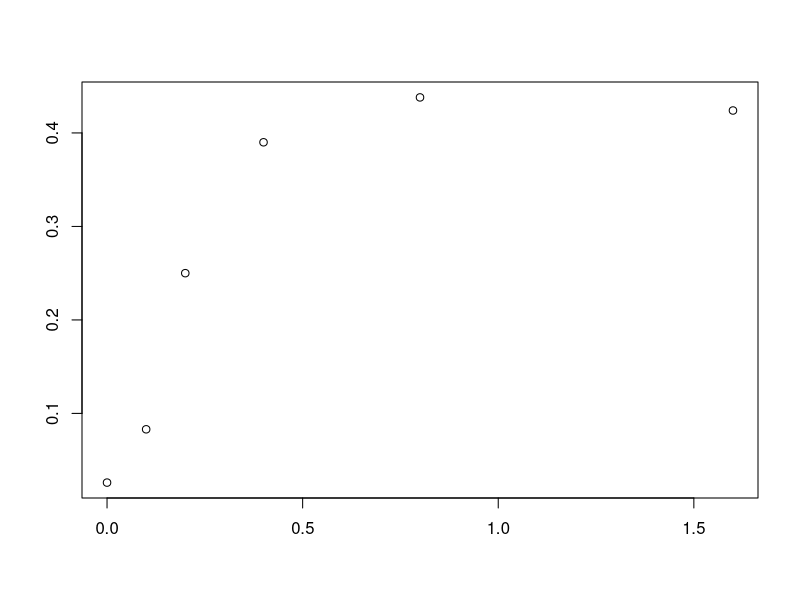
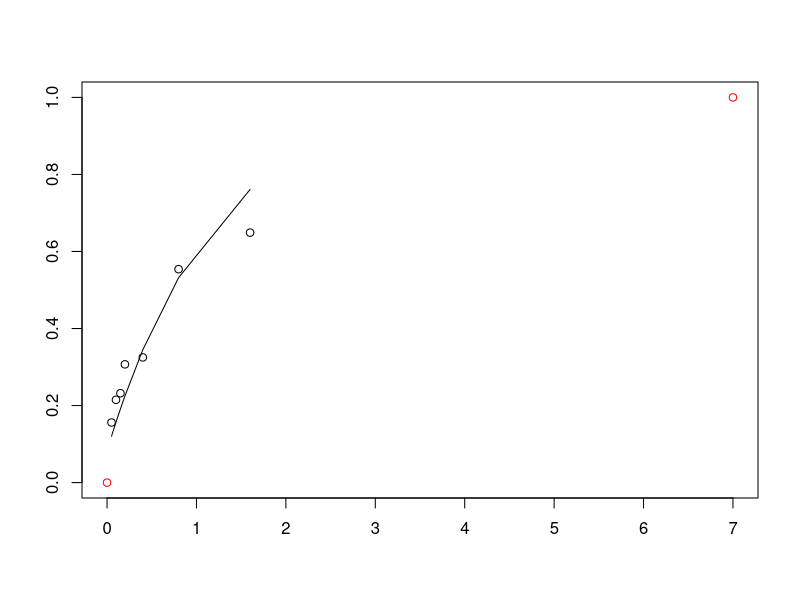

R code for these plots, in order:
##This is free, open-source software under GNU GPLv3. It comes with no warranty. Concerns radiogenic mouse HG tumorigenesis
#Written by Mark Ebert and Ray Sachs, summer 2017.
rm(list=ls())
ddfr=data.frame( #data used in Chang16=Chang et al."Harderian Gland..." Rad Res 185(5): 449-460 (2016)  
  Dose=c(0.2,0.4,0.6,1.2,2.4,3.2,5.1,7,0.05,0.1,0.15,0.2,0.4,0.8,1.6,0.05,0.1,0.2,0.4,0,0.1,0.2,0.4,0.8,1.6,0.4,0.8,1.6,3.2,0.05,0.1,0.2,0.4,0.8,0.1,0.2,0.4,0.8,0.1,0.2,0.4,0.04,0.08,0.16,0.32,0.033,0.066,0.13,0.26,0.52,.2, .4, .6),
  HG=c(0.091,0.045,0.101,0.169,0.347,0.431,0.667,0.623,0.156,0.215,0.232,0.307,0.325,0.554,0.649,0.123,0.145,0.207,0.31,0.026,0.083,0.25,0.39,0.438,0.424,0.093,0.195,0.302,0.292,0.109,0.054,0.066,0.128,0.286,0.183,0.167,0.396,0.536,0.192,0.234,0.317,0.092,0.131,0.124,0.297,0.082,0.088,0.146,0.236,0.371,.154,.132,.333),#HG prevalence as defined in 16Chang
  NWeight=c(520,2048,1145,584,313,232,293,221,1162,877,455,409,374,223,320,742,661,347,131,6081,1091,251,244,191,131,645,255,199,111,649,378,973,833,201,468,381,197,109,496,257,185,1902,1063,884,350,1767,1408,874,299,261,322,206,67),#nominal weight for weighted least squaresregression; see [Alpen et al. "Tumorigenic potential of high-Z, high-LET charged-particle radiations." Rad Res 136(3):382-391.(1993)], "Alp" for short and the earlier Lanthanum data
  index=c(rep(1,8),rep(0,17), rep(1,4),  rep(0,24)),#index=0 for Z>3 ions, index=1 for proton p (=1H1) and 2HE4 ions
  L=c(rep(1.6,8),rep(193,7),rep(250,4),rep(195,6),rep(0.4,4),rep(25,5),rep(464,4),rep(193,3),rep(70,4),rep(100,5),rep(953,3)), ##L=LET=LET_infinity=stopping power
  Z=c(rep(2,8),rep(26,17),rep(1,4),rep(10,5),rep(43,4),rep(26,3),rep(14,4),rep(22,5),rep(57,3)),#proton #, e.g. 2 for 2He4
  Zeff=c(rep("TBD",53)),# effective ion charge according to the formula of W.H Barkas. Zeff <= Z. Calculated below
  beta=c(rep("TBD",53)),# ion speed, relative to speed of light, calculated below
  MeVperu=c(rep(228,8),rep(600,7),rep(300,4),rep(600,6),rep(250,4),rep(670,5),rep(600,4),rep(600,3),rep(260,4),rep(1000,5),rep(593,3)),#Kinetic energy in MeV, divided by atomic mass, e.g. divided by 4u=4x931.5 MeV/c^2 for 2He4
  Katz=c(rep("TBD",53)),#for fully ionized nuclei, Katz's Z^2/beta^2, Calculated below. It is part of the Bethe Barkas Bloch equation for stopping power. Our calculations don't use Katz, but many similar calculations do.
  ion=c(rep("He4",8),rep("Fe56",17),rep("p",4),rep("Ne20",5),rep("Nb93",4),rep("Fe56",3),rep("Si28",4),rep("Ti48",5),rep("La139",3)),
  comments=c("AlpLooksOK",rep("",7),"AlplooksOK",rep('',11),"Alp.no.iso", "not in Cuc (or Chang?)",rep("",3),"Chang all OK?",rep('',24),"Alp","",'')) 
Y=0.001*ddfr[,"MeVperu"]# convert to GeV/u for convenience in a calculation
ddfr[,"Katz"]=round((ddfr[,"Z"])^2*(2.57*Y^2+4.781*Y+2.233)/(2.57*Y^2+4.781*Y),2)#special relativistic calculation of Z^2/beta^2. The numerics include conversion from GeV to joules and from u to kg.
ddfr[,"beta"]=round(ddfr[,"Z"]*sqrt(1/ddfr[,"Katz"]),3)#i.e. Z*sqrt(beta^2/Z^2)
ddfr[,"Zeff"]=round(ddfr[,"Z"]*(1-exp(-125*ddfr[,"Z"]^(-2.0/3))),2)#Barkas formula for Zeff; for us Zeff is almost Z

### temporary chunk to enable visual tests of ddfr
aa=20;bb=25# checking ddfr for individual ions against graphs in 93Alp, 16Chang, and the new paper 17CucNTEhiRisk
plot(ddfr[aa:bb,"Dose"],ddfr[aa:bb,"HG"], ann='F') #example for checking ddfr
####

ddfra=ddfr[c(1:19,26:53),] ##removes the zero dose case and the no isograft data

######Mark: Here our model; works very well. could omit (1-exp(-150*phi*Dose/L) (=1 at every observed dose point !=0)
phi=3e3#controls how fast NTE build up from zero; not really needed since 150*phi*Dose/L>>1 at every observed Dose !=0  
IDERm=nls(HG~1-exp(-0.01*(2.75+(1-index)*aa1*L*Dose*exp(-aa2*L) +index*bb*Dose^2*exp(-ll0*Dose)+
                            (1-exp(-150*phi*Dose/L))*(1-index)*kk1)),data=ddfra, weights=NWeight,
  start=list(aa1=.9,aa2=.01,bb=4.5,ll0=.2, kk1=0.048))#calibrating parameters; only need 5 parameters for very good results
summary(IDERm,correlation=T); vcov(IDERm)# parameter values & accuracy; variance-covariance matrix
cc=coef(IDERm)#calibrated central values of the 5 parameters
HH=function(Dose,L,index){
  0.01*(2.75+(1-index)*cc[1]*L*Dose*exp(-cc[2]*L) +index*cc[3]*Dose^2*exp(-cc[4]*Dose)+
           (1-exp(-150*phi*Dose/L))*(1-index)*cc[5])
}
HGc=function(Dose,L,index) 1-exp(-HH(Dose,L,index))##this is the calibrated model. 

HHs=function(Dose,L,index){                 #Calculate slopes fpr later use in calculating I(d)
  0.01*((1-index)*cc[1]*L*exp(-cc[2]*L)+index*cc[3]*(2*Dose-cc[4]*Dose^2)*exp(-cc[4]*Dose)+
          exp(-150*phi*Dose/L)*(1-index)*cc[5]*150*phi/L)
  }
#Next is just a check that the derivative behaves the way it should.
L=1.400;index=1; Dose=0.01*1:1000# or, e.g. L=100; index=0; Dose=0.01*1:300 for a heavy ion
L=100; index=0; Dose=0.01*1:300
HHv=HH(Dose,L,index)
HHv2=c(0,HHv[1:(length(Dose)-1)])
DDer=(HHv-HHv2)
DDera=HHs(Dose-.005,L,index)
tail(DDer); tail(DDera)
###### end derivative check. Seems to be fine; we can take this whole bit out pretty soon. The next bit is from Dae.
 
#We will adapt his use of ode() and uniroot() to our model and our data but all the rest of from Dae is irrelevant to us.
MIXIDER_function = function(r, L, Z.beta, d = seq(0, 0.2, by = 0.001), eta0 = 1.300771e-04, eta1 = 3.164156e-03, sig0 = 2.481817e+00, kap = 2.565276e+02) {
  dE=function(yini,State,Pars){
    eta0 = eta0; eta1 = eta1; sig0 = sig0; kap = kap
    with(as.list(c(State, Pars)), {
      P = vector(length = length(L))
      sig = vector(length = length(L))
      etaa = vector(length = length(L))
      u = vector(length = length(L))
      for (i in 1:length(L)) {
        P[i] = (1-exp(-Z.beta[i]/kap))^2
        sig[i] = sig0*P[i] + 0.041/6.24*L[i]*P[i]
        etaa[i] = eta0*L[i]*exp(-eta1*L[i])
        u[i] = uniroot(function(d) sig[i]*6.24*d/L[i]*(1-exp(-1024*d/L[i])) + etaa[i]*(1-exp(-10^5*d)) - I, lower = 0, upper = 10, tol = 10^-10)$root
      }
      dI = vector(length = length(L))
      for (i in 1:length(L)) {
        dI[i] = r[i]*(sig[i]*6.24/L[i]*exp(-1024*u[i]/L[i])*(exp(1024*u[i]/L[i]) + 1024*u[i]/L[i] - 1) + etaa[i]*10^5*exp(-10^5*u[i]))
      }
      dI = sum(dI)
      return(list(c(dI)))
    })
  }
  pars = NULL; yini = c(I= 0); d = d
  out = ode(yini,times = d, dE, pars, method = "radau")
  return(out)
}##### End from Dae 

#######Next: visual checks to see if our calibration is consistent with 16Chang, 93Alp, 17CucCacao.
## Put various values in our calibrated simplified model to check with numbers and graphs in these references
L=1.6; Dose=ddfr[1:8,"Dose"];HGe=ddfr[1:8,"HG"];index=1#He in Alpen93. HGe=experimental HG.
#L=.4; Dose=ddfr[26:29,"Dose"];HGe=ddfr[26:29,"HG"];index=1#same for protons. 
L=193;Dose=ddfr[9:15,"Dose"]; HGe=ddfr[9:15,"HG"];index=0#same for Fe
plot(c(0,7),c(0,1),col='red', ann='F')# biggest Dose-effect range ever considered
lines(Dose,HGc(Dose,L,index))
points(Dose,HGe)#looks great for Helium, OK for protons; very good for iron. Mark: run some checks like these
